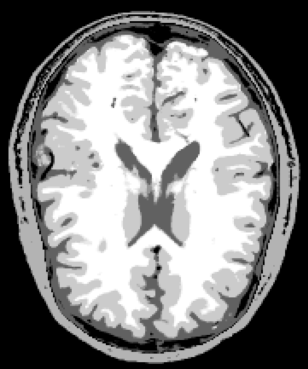
#> input picture images/t1_original_38.png, 308 x 369 px
$ python denoise_evaluation.py
#> lines starting #> are read from the running program, lines starting #| are printed output that depends on the picture
### evaluation.py
import numpy as np


def psnr(original_image, denoised_image):
    """
    Calculate the Peak Signal-to-Noise Ratio (PSNR) between two images.

    Args:
        original_image (numpy.ndarray): The original image (must be in the range [0, 255]).
        denoised_image (numpy.ndarray): The denoised image (must be in the range [0, 255]).

    Returns:
        float: The PSNR value.
    """
    # Convert images to float64 to ensure accurate calculations
    original_image = original_image.astype(np.float64)
    denoised_image = denoised_image.astype(np.float64)

    # Calculate Mean Squared Error (MSE) between the two images
    mse = np.mean((original_image - denoised_image) ** 2)

    # Maximum possible pixel value
    max_pixel_value = 255.0

    # If MSE is zero, images are identical, PSNR is infinity
    if mse == 0:
        return float('inf')

    # Calculate PSNR value
    psnr_value = 10 * np.log10(max_pixel_value ** 2 / mse)

    return psnr_value

### psd_noise_filtering.py
import numpy as np
from scipy import fftpack


def wiener_filter_dft(noisy_image, noise_power, signal_power, min_threshold=0.5):
    """
    Denoise an image using Wiener filtering in the frequency domain with the Discrete Fourier Transform (DFT).

    Parameters:
        noisy_image (numpy.ndarray): Noisy input image (grayscale).
        noise_power (float): Power of the additive noise.
        signal_power (float): Power of the original signal (before adding noise).
        min_threshold (float): Minimum threshold to the filter

    Returns:
        numpy.ndarray: Denoised image.
    """
    # Compute the DFT of the noisy image
    dft_noisy_image = np.fft.fft2(noisy_image)

    # Compute the filter based on the Wiener filter equation
    filter = signal_power / (signal_power + noise_power)

    # Normalize the filter to preserve brightness
    filter /= np.sum(filter)

    # Apply a minimum threshold to the filter
    filter = np.maximum(filter, min_threshold)

    # Apply the filter to the DFT of the noisy image
    dft_denoised_image = dft_noisy_image * filter

    # Reconstruct the denoised image by applying the inverse DFT
    denoised_image = np.fft.ifft2(dft_denoised_image)

    # Ensure the denoised image is real-valued and clip values to valid intensity range [0, 255]
    denoised_image = np.real(denoised_image)
    # denoised_image = np.clip(denoised_image, 0, 255).astype(np.uint8)

    return denoised_image


def estimate_noise_power(noisy_image):
    noise_power = np.var(noisy_image)
    return noise_power


def estimate_signal_power(clean_image):
    signal_power = np.var(clean_image)
    return signal_power


# [23 lines left out: function apply_dft_and_filter, not called in this run]

### denoise_np.py
import numpy as np


# [43 lines left out: functions post_process_image, stretch_image, not called in this run]


def denoise_by_np(image, sigma=50, radius=10, alpha=0.05):
    """
       Denoises the input image using frequency domain filtering with NumPy using circular mask.

       Parameters:
           image (numpy.ndarray): The input image.
           sigma: Adjust sigma to control the smoothness of the decline of mask. Default is 50
           radius: Radius near the zero frequency to emphasize. Default is 10.
           alpha: Factor by which region near zero freq should be magnified. Alpha is 0.05.
       Returns:
           numpy.ndarray: The denoised image.
       """
    # Compute the dft using fft
    dft = np.fft.fft2(image)

    # Shift the zero frequency component to the center of the spectrum
    dft_shift = np.fft.fftshift(dft)

    # Get the dimensions of the image and the center coordinates
    rows, cols = image.shape
    crow, ccol = rows // 2, cols // 2

    # Calculate the radius of the circular mask
    r = min(crow, ccol)

    # Create a mask to filter out high-frequency noise using a Gaussian function
    mask = np.zeros((rows, cols), dtype=np.float32)
    y, x = np.ogrid[-crow:rows - crow, -ccol:cols - ccol]
    # Define circular region within the mask
    mask_area = x ** 2 + y ** 2 <= r ** 2
    mask_value = np.exp(-(x ** 2 + y ** 2) / (2 * sigma ** 2))  # Gaussian function
    mask[mask_area] = mask_value[mask_area]
    # non - circular region
    mask[~mask_area] = 0.05

    # add more importance to closer to zero frequency
    zero_freq_neighborhood = x ** 2 + y ** 2 <= radius ** 2
    mask[zero_freq_neighborhood] *= (1 + alpha)

    # Apply the mask to the shifted FFT
    dft_shift[:, :] *= mask

    # dft_shift = stretch_image(dft_shift)
    # Inverse shift to bring zero frequency components back to the corners
    dft_ishift = np.fft.ifftshift(dft_shift)

    # Compute the inverse FFT to get the denoised image in the spatial domain
    denoised_image = np.fft.ifft2(dft_ishift)

    # Calculate the magnitude of the complex numbers to get the final denoised image
    denoised_image = np.abs(denoised_image)

    return denoised_image

### nlm_filter_numba.py
from numba import jit
import numpy as np


@jit(nopython=True)
def make_kernel(f):
    """
    Create a kernel for weighted averaging in Non-Local Means (NLM) denoising.
    Parameters:
    f (int): The size of the filter window. Higher values result in more smoothing.

    Returns:
        numpy.ndarray: A kernel for weighted averaging.
    """
    kernel = np.zeros((2 * f + 1, 2 * f + 1))
    for d in range(1, f + 1):
        value = 1 / (2 * d + 1) ** 2
        for i in range(-d, d + 1):
            for j in range(-d, d + 1):
                kernel[f - i, f - j] += value
    kernel /= f
    return kernel


@jit(nopython=True)
def pad_image(input_image, pad_width):
    """
    Pad the input image with zeros around its borders.

    Parameters:
        input_image (numpy.ndarray): The input grayscale image to be padded.
        pad_width (int): The width of the padding around the image borders.

    Returns:
        numpy.ndarray: The padded image.
    """
    m, n = input_image.shape
    padded_image = np.zeros((m + 2 * pad_width, n + 2 * pad_width))
    # Copy original image into center
    padded_image[pad_width:-pad_width, pad_width:-pad_width] = input_image
    # Top border
    padded_image[:pad_width, pad_width:-pad_width] = input_image[:1, :]
    # Bottom border
    padded_image[-pad_width:, pad_width:-pad_width] = input_image[-1:, :]
    # Left border
    padded_image[:, :pad_width] = padded_image[:, pad_width:pad_width + 1]
    # Right border
    padded_image[:, -pad_width:] = padded_image[:, -pad_width - 1:-pad_width]
    return padded_image


@jit(nopython=True)
def fast_NLmeansfilter(input_image, t=3, f=5, h=10):
    """
    Apply Non-Local Means (NLM) denoising to the input image.

    Parameters:
        input_image (numpy.ndarray): The input grayscale image to be denoised.
        t (int, optional): The search window radius. Default is 3.
        f (int, optional): The size of the filter window. Default is 5.
        h (int, optional): The smoothing parameter. Default is 10.

    Returns:
        numpy.ndarray: The denoised image.
    """
    m, n = input_image.shape
    output = np.zeros((m, n))
    padded_input = pad_image(input_image, f)
    kernel = make_kernel(f)
    h = h * h

    for i in range(m):
        for j in range(n):
            i1, j1 = i + f, j + f
            W1 = padded_input[i1 - f:i1 + f + 1, j1 - f:j1 + f + 1]
            wmax = 0
            average = 0
            sweight = 0

            rmin = max(i1 - t, f)
            rmax = min(i1 + t, m + f - 1)
            smin = max(j1 - t, f)
            smax = min(j1 + t, n + f - 1)

            for r in range(rmin, rmax + 1):
                for s in range(smin, smax + 1):
                    if r == i1 and s == j1:
                        continue
                    W2 = padded_input[r - f:r + f + 1, s - f:s + f + 1]
                    if W2.shape != (2 * f + 1, 2 * f + 1):
                        continue
                    d = np.sum(kernel * (W1 - W2) ** 2)
                    w = np.exp(-d / h)

                    if w > wmax:
                        wmax = w
                    sweight += w
                    average += w * padded_input[r, s]

            average += wmax * padded_input[i1, j1]
            sweight += wmax

            if sweight > 0:
                output[i, j] = average / sweight
            else:
                output[i, j] = input_image[i, j]
    return output

### denoise_evaluation.py
import cv2
import numpy as np
from skimage.restoration import denoise_nl_means, estimate_sigma
from skimage.util import random_noise, img_as_ubyte, img_as_float

from denoise_cv2 import denoise_by_cv2
from denoise_np import denoise_by_np, post_process_image
from evaluation import psnr
from mle_approach import ml_denoising_dft
from nlm_filter_numba import fast_NLmeansfilter
from psd_noise_filtering import wiener_filter_dft, estimate_noise_power, estimate_signal_power
from soft_thresholding import soft_thresholding_dft

denois_methods = [denoise_by_cv2, denoise_by_np, wiener_filter_dft, soft_thresholding_dft, ml_denoising_dft,
                  denoise_nl_means, fast_NLmeansfilter]

image_id = '38'

original_image = cv2.imread(f'images/t1_original_{image_id}.png', cv2.IMREAD_GRAYSCALE)
#> original_image is the input picture: shape (369, 308); min 0, max 255, mean 128.2

patch_kw = dict(
    patch_size=5, patch_distance=6
)


def show_dft(image, title):
    """Show the DFT image
    Parameters:
        image (numpy.ndarray): Input image (grayscale).
        title (str): Title for the image window
    """
    # Compute the dft and shift the zero frequency component to the center of the spectrum
    fftshift = np.fft.fftshift(np.fft.fft2(image))

    processed_dft = post_process_image(np.abs(fftshift))
    # show the image
    cv2.imshow(title, processed_dft)

    # save images
    image_file = title.lower().replace('image ', '').replace(' ', '_').replace('(', '').replace(')', '')
    cv2.imwrite(f"images/{image_id}/t1_{image_file}_{image_id}.png", processed_dft)


def show_and_save_denoised_image(image, title, filename):
    """Show and save the denoised image
    Parameters:
        image (numpy.ndarray): Input image (grayscale).
        title (str): Title for the image window
        filename (str): Filename to save the image
    """
    scaled_image = img_as_ubyte(np.clip(image, -1, 1))
    cv2.imshow(title, scaled_image)
    cv2.imwrite(filename, scaled_image)


# convert image array to float
original_image_as_float = img_as_float(original_image)

# add noise to image
sigma = 0.1
noisy_image_as_float = random_noise(original_image, var=sigma ** 2)
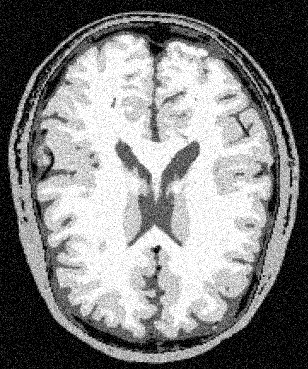
#> noisy_image_as_float: shape (369, 308) float64; min 0, max 1, mean 0.507
noisy_image = img_as_ubyte(noisy_image_as_float)

# calculate psnr value for noisy image
psnr_noisy_value = psnr(original_image=original_image, denoised_image=noisy_image)
#> in psnr, `mse = np.mean((original_image - denoised_image) ** 2)`: mse = 468.6
#> in psnr, `psnr_value = 10 * np.log10(max_pixel_value ** 2 / mse)`: psnr_value = 21.42
#> psnr_noisy_value = 21.42

# parameters for different algorithms to be used
sigma_est = np.mean(estimate_sigma(noisy_image_as_float))
#> sigma_est = 0.0705
signal_power = np.mean(estimate_sigma(original_image_as_float))
#> signal_power = 0.00293
noise_power_wiener = estimate_noise_power(noisy_image)
#> in estimate_noise_power, `noise_power = np.var(noisy_image)`: noise_power = 9512
#> noise_power_wiener = 9512
signal_power_wiener = estimate_signal_power(noisy_image)
#> signal_power_wiener = 9512

# state of the art function NLM filter
state_of_the_art_function = lambda image: denoise_nl_means(
    noisy_image_as_float, h=0.6 * sigma_est, sigma=sigma_est, fast_mode=False, **patch_kw
)

# denoise functions
denoise_function = lambda image: denoise_by_np(image, sigma=65)
denoise_function_wiener = lambda image: wiener_filter_dft(image, noise_power_wiener, signal_power_wiener)
denoise_function_nlm_custom = lambda image: fast_NLmeansfilter(image, t=5, f=7, h=0.8 * sigma_est)

# call denoise function to get the denoised image
denoised_image = denoise_function(noisy_image_as_float)
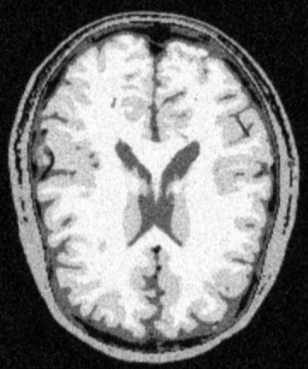
#> denoised_image: shape (369, 308) float64; min 1.96e-05, max 1.05, mean 0.532; drawn with min black and max white
denoised_image_wiener = denoise_function_wiener(noisy_image_as_float)
#> in wiener_filter_dft, `filter = signal_power / (signal_power + noise_power)`: filter = 0.5
#> in wiener_filter_dft, `filter /= np.sum(filter)`: filter = 1
#> (the run stopped early here; a loop or call above may not have finished)
